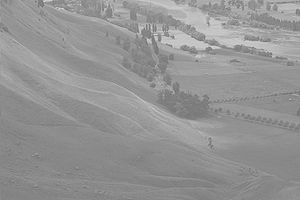
#> input picture Ativ5_HistEqualiz/ex1.jpg, 300 x 200 px
$ python ativ5b_hist_equaliz_cv2.py
#> lines starting #> are read from the running program, lines starting #| are printed output that depends on the picture
"""
2. Equalização de Histograma.
   Aplicar a equalização de histograma mostrando os histogramas inicial e final
   das imagens da aulas ch03-transformacao de intensidade
   (pollen, cameraman, etc).
Aqui usamos a função pronta do cv2 pra comparar os resutlados.
https://docs.opencv.org/4.x/d5/daf/tutorial_py_histogram_equalization.html
"""

import sys
import cv2
import matplotlib.pyplot as plt


# Imagem default
list_path_img = ['ex1.jpg', 'Fig0310(b)(washed_out_pollen_image).tif',
                 'Fig0323(a)(mars_moon_phobos).tif', 'dazai.png']

# Se foi fornecido outra imagem, pra usar com as dos slides da aula.
if len(sys.argv) > 1:
    list_path_img = sys.argv[1:]

for path in list_path_img:

    img_src = cv2.imread(path, cv2.IMREAD_GRAYSCALE)
#> img_src is the input picture: shape (200, 300); min 100, max 223, mean 148
    img_eqlzd = cv2.equalizeHist(img_src)
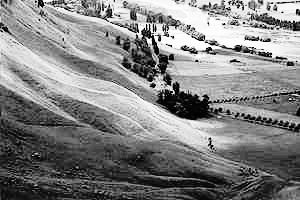
#> img_eqlzd: shape (200, 300); min 0, max 255, mean 130.5

    cv2.imshow(f'{path} Original', img_src)
    cv2.imshow(f'{path} Equalizada', img_eqlzd)

    plt.figure(figsize=(10, 5))

    plt.subplot(1, 2, 1)
    plt.hist(img_src.ravel(), 256, (0, 256))
    plt.title(f'{path}\n Histograma Original')

    plt.subplot(1, 2, 2)
    plt.hist(img_eqlzd.ravel(), 256, (0, 256))
    plt.title(f'{path}\n Histograma Equalizado')
#> pass 2 of the loop `for path in list_path_img:`:
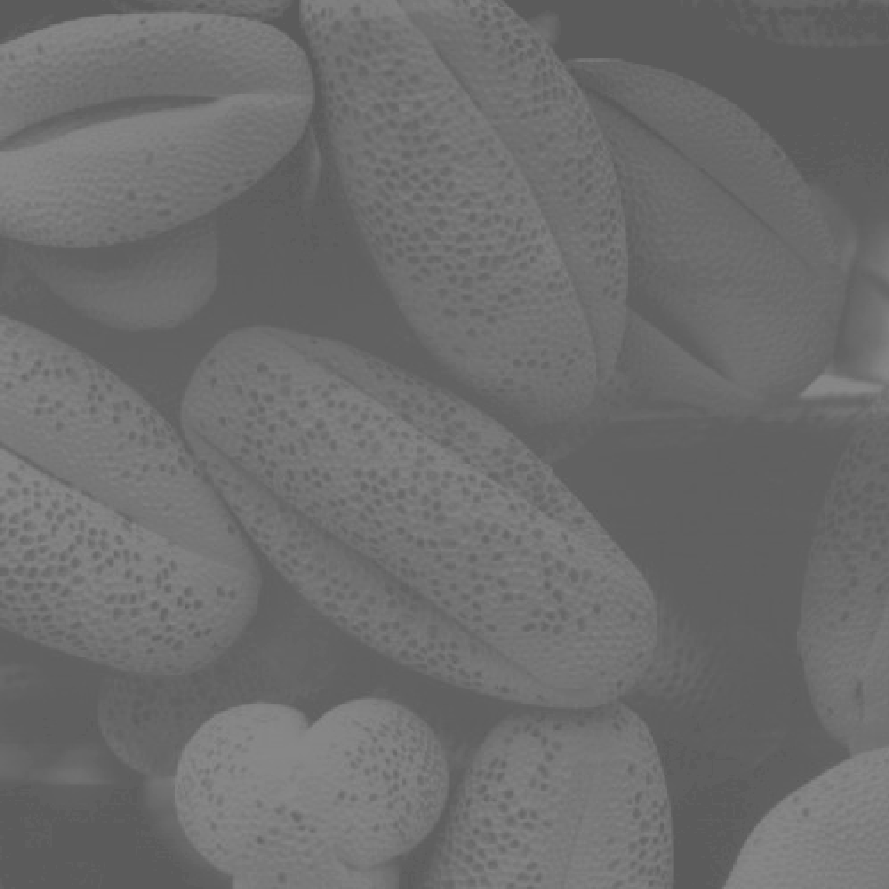
#> input picture Ativ5_HistEqualiz/Fig0310(b)(washed_out_pollen_image).tif, 889 x 889 px
#> img_src is the input picture: shape (889, 889); min 91, max 138, mean 109.1
#> `img_eqlzd = cv2.equalizeHist(img_src)`:
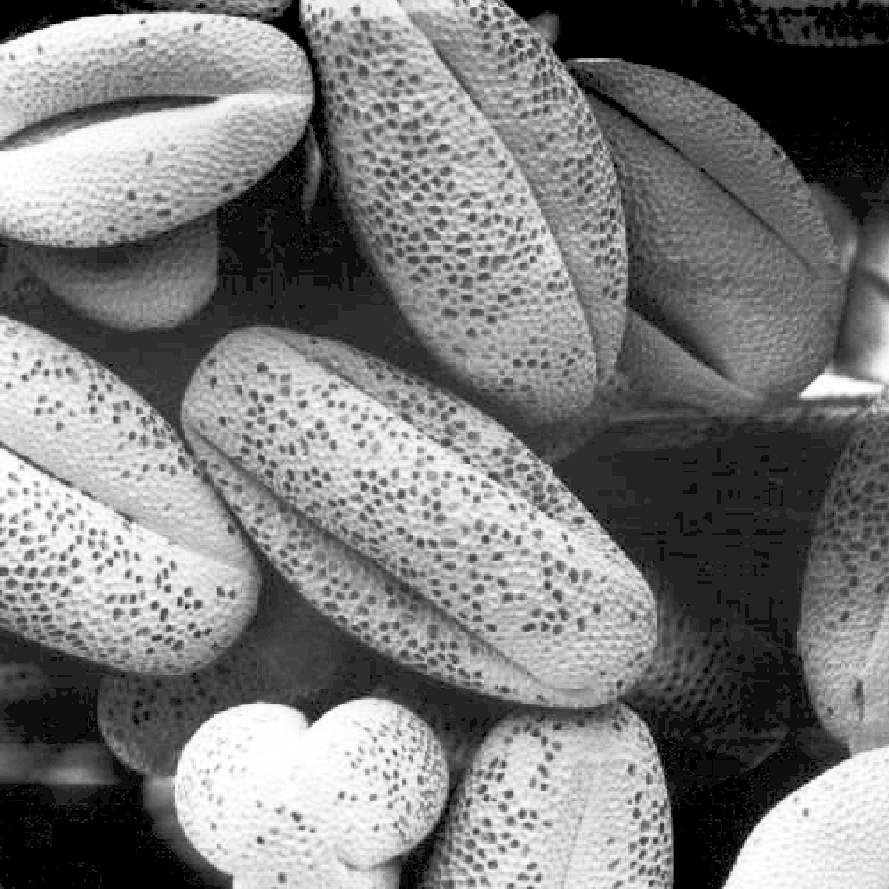
#> img_eqlzd: shape (889, 889); min 0, max 255, mean 122.7
#> pass 3 of the loop `for path in list_path_img:`:
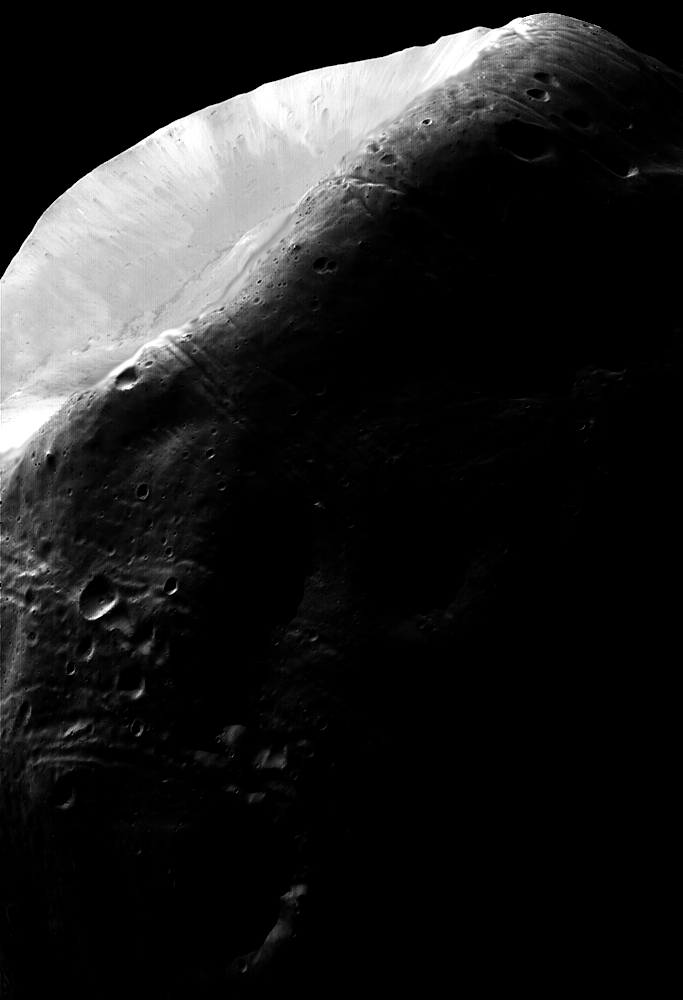
#> input picture Ativ5_HistEqualiz/Fig0323(a)(mars_moon_phobos).tif, 683 x 1000 px
#> img_src is the input picture: shape (1000, 683); min 0, max 255, mean 31.7
#> `img_eqlzd = cv2.equalizeHist(img_src)`:
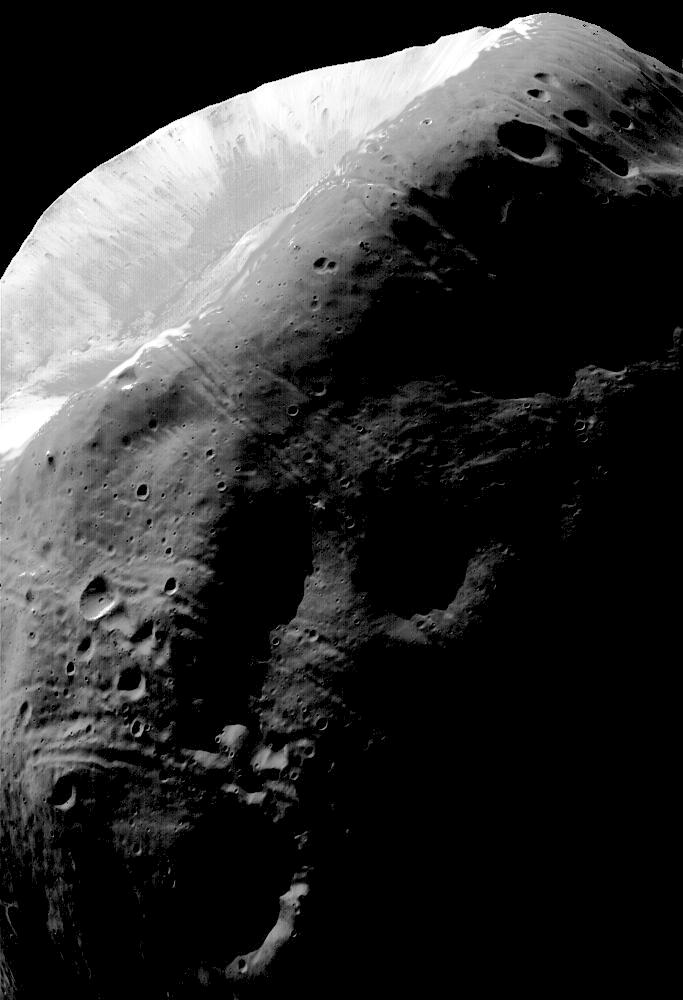
#> img_eqlzd: shape (1000, 683); min 0, max 255, mean 49.8
#> the loop made 4 passes; the first 3 are shown

cv2.waitKey(0)
cv2.destroyAllWindows()

plt.show()
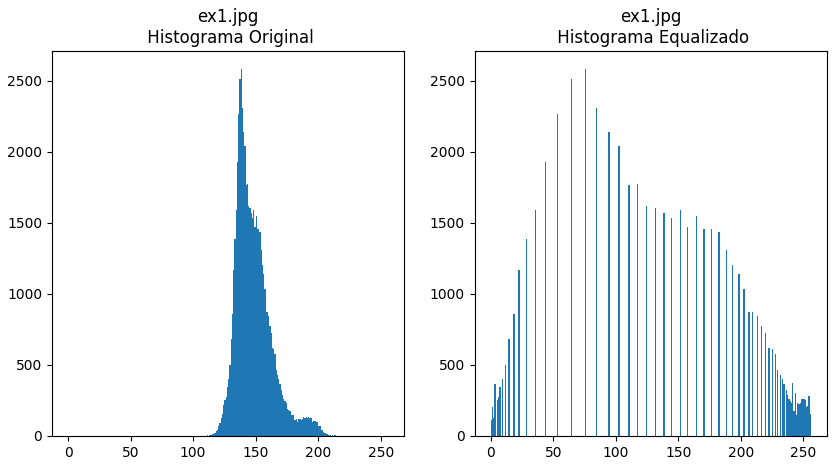
#> figure drawn by matplotlib, 2 panels; panel 1: tallest bar 2580 high, from x = 138 to 139; panel 2: tallest bar 2580 high, from x = 75 to 76
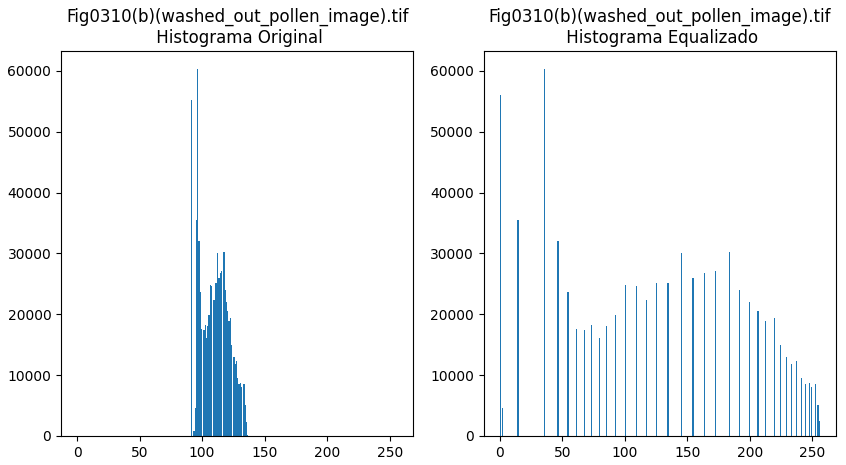
#> figure drawn by matplotlib, 2 panels; panel 1: tallest bar 60247 high, from x = 96 to 97; panel 2: tallest bar 60247 high, from x = 35 to 36
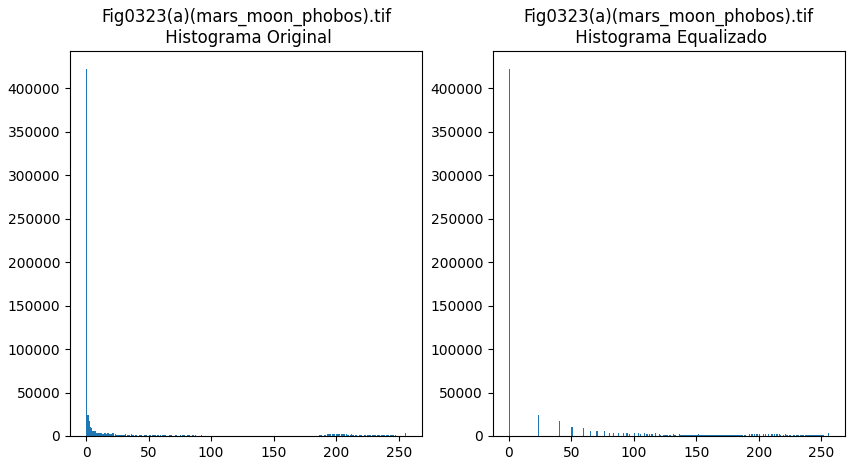
#> figure drawn by matplotlib, 2 panels; panel 1: tallest bar 421847 high, from x = 0 to 1; panel 2: tallest bar 421847 high, from x = 0 to 1
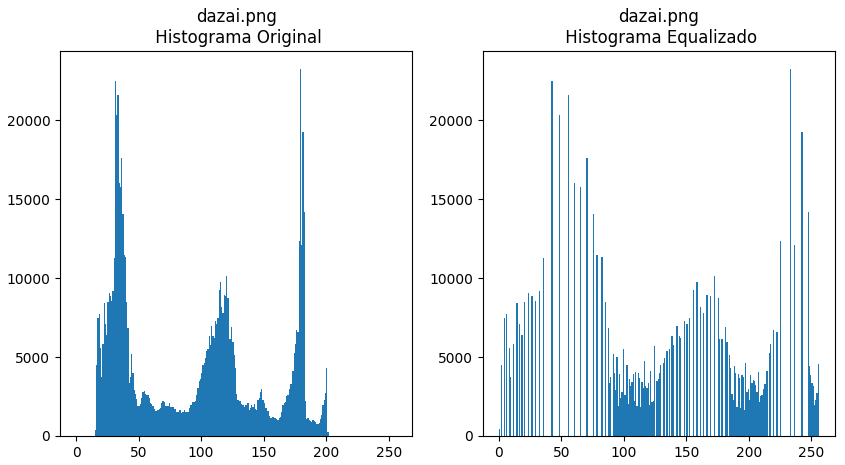
#> figure drawn by matplotlib, 2 panels; panel 1: tallest bar 23238 high, from x = 179 to 180; panel 2: tallest bar 23238 high, from x = 233 to 234


'''
# Carregar a imagem em escala de cinza
img_orig = cv2.imread(path_img, cv2.IMREAD_GRAYSCALE)

# Aplicar a equalização de histograma
img_eqlzd = cv2.equalizeHist(img_orig)

# Mostrar a imagem original e a imagem equalizada
cv2.imshow('Original', img_orig)
cv2.imshow('Equalizada', img_eqlzd)

cv2.waitKey(0)
cv2.destroyAllWindows()

# Plotar os histogramas
plt.figure(figsize=(10, 5))

plt.subplot(1, 2, 1)
plt.hist(img_orig.ravel(), 256, (0, 256))
plt.title('Histograma da Imagem Original')

plt.subplot(1, 2, 2)
plt.hist(img_eqlzd.ravel(), 256, (0, 256))
plt.title('Histograma da Imagem Equalizada')

plt.show()
'''
